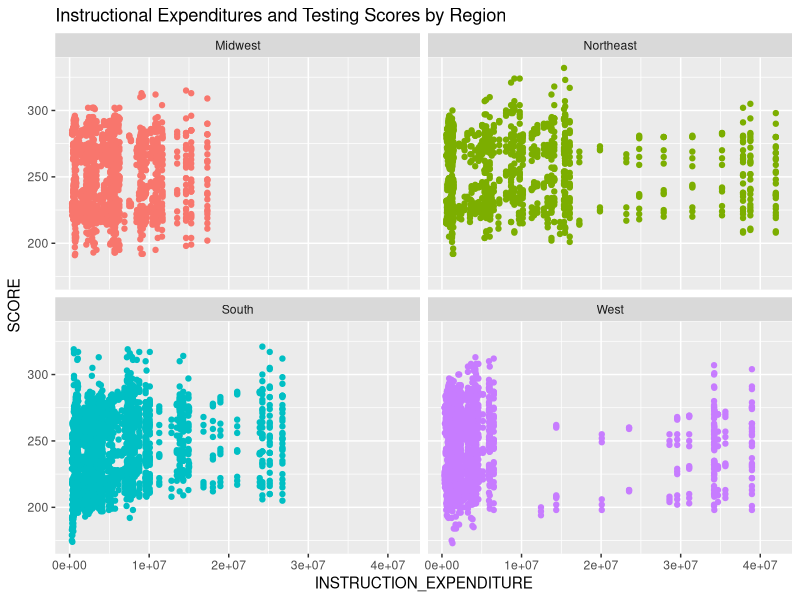
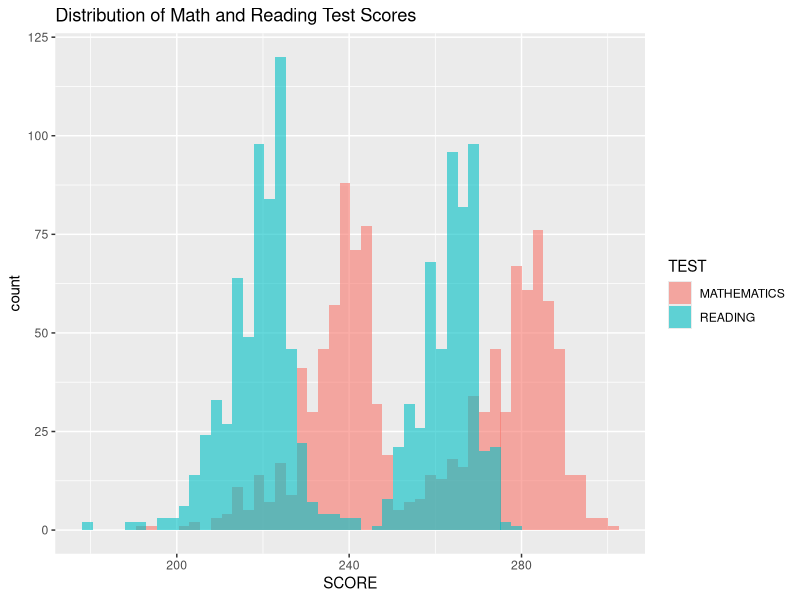
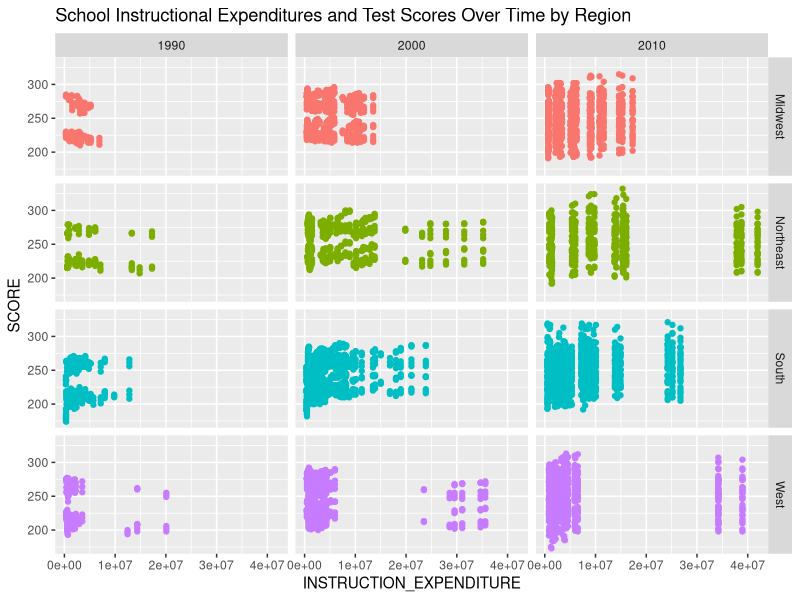

Write R code to recreate these figures, in order.
## ---- chunk 1
knitr::opts_chunk$set(echo = FALSE, fig.align = 'center', message = FALSE, warning = FALSE)
## ---- chunk 2
library(readxl)
library(tidyverse)
## ---- chunk 3
schools <- read_excel(here::here("data", "US_schools_data.xlsx"))
## ---- chunk 4
# Select the relevant columns
schools <- schools %>% 
  select(PRIMARY_KEY, ends_with(c("EXPENDITURE", "READING", "MATHEMATICS")))
## ---- chunk 5
# Split primary key
schools <- schools %>% 
  mutate(
    YEAR = as.integer(str_extract(PRIMARY_KEY, "^\\d{4}")),
    STATE = str_extract(PRIMARY_KEY, "(?<=\\d{4}_).*")
  ) %>%
  select(YEAR, STATE, TOTAL_EXPENDITURE:G08_TR_A_MATHEMATICS) 
## ---- chunk 6
# Pivot longer
schools <- schools %>% 
  pivot_longer(
    cols = ends_with(c("MATHEMATICS", "READING")),
    names_to = c("GRADE", "RACE", "SEX", "TEST"),
    values_to = "SCORE",
    names_sep = "_"
  )
## ---- chunk 7
# Seperate into regions
# Note: DODEA stands for "Department of Defense Education Activity," which are 
# DoD sponsored schools located in Virginia. Due to this, DODEA is put into 
# the same geographic region as Virginia.
# Additionally, National is grouped into its own region.

northeast <- c("MAINE", "NEW_HAMPHSIRE", "VERMONT", "MASSACHUSETTS", "RHODE_ISLAND", "CONNECTICUT", "NEW_YORK", "NEW_JERSEY", "PENNSYLVANIA")
midwest <- c("OHIO", "MICHIGAN", "INDIANA", "WISCONSIN", "ILLINOIS", "MINNESOTA", "IOWA", "MISSOURI", "NORTH_DAKOTA", "SOUTH_DAKOTA", "NEBRASKA", "KANSAS")
south <- c("DELAWARE", "MARYLAND", "VIRGINIA", "WEST_VIRGINIA", "KENTUCKY", "NORTH_CAROLINA", "SOUTH_CAROLINA", "TENNESSEE", "GEORGIA", "FLORIDA", "ALABAMA", "MISSISSIPPI", "ARKANSAS", "LOUISIANA", "TEXAS", "OKLAHOMA", "DISTRICT_OF_COLUMBIA")
west <- c("MONTANA", "IDAHO", "WYOMING", "COLORADO", "NEW_MEXICO", "ARIZONA", "UTAH", "NEVADA", "CALIFORNIA", "OREGON", "WASHINGTON", "ALASKA", "HAWAII")


schools <- schools %>%
  mutate(
    REGION = as.factor(case_when(
      STATE %in% northeast ~ "Northeast",
      STATE %in% midwest ~ "Midwest",
      STATE %in% south ~ "South",
      STATE %in% west ~ "West",
      STATE=="NATIONAL" ~ "NATIONAL"
    ))
  )


# Write more on later: grouping based off geography is significant as geography correlates with lots of significant factors, such as political views of population, major industries, etc.
## ---- chunk 8
# Additional cleaning here maybe lmao
## ---- chunk 9
# Excluding National: nothing significant about National here

schools %>%
  filter(REGION!="NATIONAL", !is.na(INSTRUCTION_EXPENDITURE) & !is.na(SCORE)) %>%
  ggplot(mapping=aes(color=REGION)) +
  geom_point(mapping=aes(y=SCORE, x=INSTRUCTION_EXPENDITURE), show.legend=FALSE) +
  facet_wrap(~ REGION, ncol = 2) +
  labs(title = "Instructional Expenditures and Testing Scores by Region")
## ---- chunk 10
schools %>%
  filter(REGION!="NATIONAL", !is.na(SCORE), RACE=="A", SEX=="A") %>%
  ggplot(aes(x=SCORE, fill=TEST)) + 
  geom_histogram(alpha=0.6, position="identity", bins = 50) +
  labs(title = "Distribution of Math and Reading Test Scores")
## ---- chunk 11
schools %>%
  filter(REGION!="NATIONAL", !is.na(INSTRUCTION_EXPENDITURE) & !is.na(SCORE)) %>%
  mutate(
    DECADE = floor(YEAR/10) * 10
  ) %>%
  ggplot(mapping=aes(color=REGION)) +
  geom_point(mapping=aes(y=SCORE, x=INSTRUCTION_EXPENDITURE), show.legend=FALSE) +
  facet_grid(REGION ~ DECADE) +
  labs(title = "School Instructional Expenditures and Test Scores Over Time by Region")
